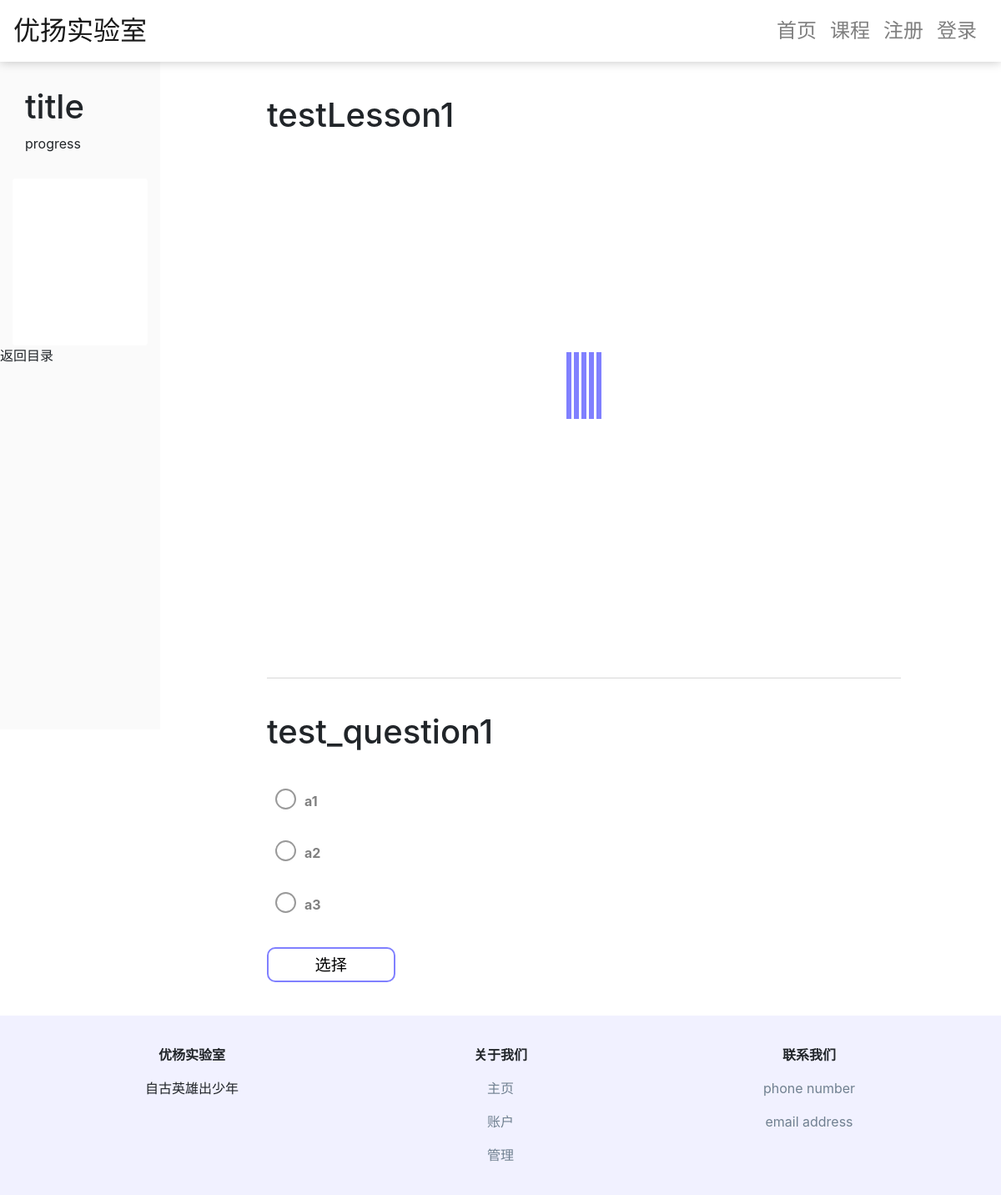
/lesson/1/, run on the app's committed database.
### webapp/models.py (models this page shows, shortened)
class Lesson(models.Model):
    chapter = models.ForeignKey(Chapter, on_delete = models.CASCADE)
    lesson_name = models.CharField(max_length = 200)
    video_url = models.CharField(max_length = 300)
    created_date = models.DateTimeField('Created date')
    def get_next(self):
        chapter_id = self.chapter.id
        next = Lesson.objects.filter(chapter_id=chapter_id,id__gt=self.id).order_by('id').first()
        if next:
            return next
        else:
            return Lesson.objects.all().order_by('id').first()
    def get_chapter_all_lessons(self):
        chapter_id = self.chapter.id
        all_lessons_list = Lesson.objects.filter(chapter_id=chapter_id)
        return all_lessons_list

class ClassQuestion(models.Model):
    lesson = models.ForeignKey(Lesson, on_delete = models.CASCADE, null=True)
    question_text = models.CharField(max_length=200)

class ClassQuestionChoice(models.Model):
    question = models.ForeignKey(ClassQuestion, on_delete = models.CASCADE)
    choice_text = models.CharField(max_length = 200)
    answer = models.BooleanField(default = False)
    order_in_list = models.IntegerField(default=1)

### webapp/views.py (the view)
# urls.py: path('lesson/<int:pk>/',views.detailpage.as_view(), name = 'detailpage'),
class detailpage(generic.DetailView):
    template_name = 'webapp/detailpage.html'
    model = Lesson

### webapp/templates/webapp/detailpage.html (shortened to what this page needs)
{% extends 'navbar.html' %}
{% load static %}
{% block content %}
<link rel="stylesheet" href="{% static "webapp/detailpage.css" %}" type="text/css">
        <div class="row no-gutters">
      <div class="col-md-2 no-gutters sidebar">
        <div class="leftside">
            <h1>title</h1>
                <div class="progressbar">
                    <div>progress</div>
                </div>
          <div class="steps" style="height:;">
          </div>
            <el-button-group>
                <el-button icon="el-icon-s-grid" id="menu">返回目录</el-button>
            </el-button-group>
        </div>
      </div>
      <div class="col-md-10 no-gutters pagecontent">
        <div class="ablock">
            <div class="intro">
            <h1>{{lesson.lesson_name}}</h1>
              <div class="spinner">
                <div class="rect1"></div>
                <div class="rect2"></div>
                <div class="rect3"></div>
                <div class="rect4"></div>
                <div class="rect5"></div>
              </div>
            </div>
        </div>
        <div class="ablock">
        {% for question in lesson.classquestion_set.all %}
          <div class="content">
            <div class="question">
                <h1>{{ question.question_text }}</h1>
            </div>
            <div class="choice">
              <form>
                {% for choice in question.classquestionchoice_set.all %}
                    <div>
                      <label for="choice{{ forloop.counter }}" class="l1"></label>
                      <label for="choice{{ forloop.counter }}" class="l2">{{ choice.choice_text }}</label>
                      <label for="choice{{ forloop.counter }}" class="l3"></label>
                    </div>
                {% endfor %}
                <button id="pick" onclick ='jssubmit()' type="button" > 选择 </button>
                </form>
            </div>
              </div>
            </div>
         {% endfor %}
        </div>
      </div>
{% endblock %}

### webapp/static/webapp/detailpage.css (style rules this page uses)
.leftside { height: 100vh; width:16%; background-color:rgb(250,250,250); position:fixed; top:74px; }
.pagecontent { background-color:white; padding-top:74px; }
.ablock { margin: 0px auto; padding:0px 120px; }
.content, .intro { padding-top:40px; padding-bottom:40px; }
.content { border-top: solid 1px #D8D8D8; }
.ablock h1 { padding-bottom:20px; }
.choice button { font-size:1.2em; border-radius:10px; border:2px solid #8080ff; background-color:white; color:black; padding-top:0.25em; padding-bottom:0.25em; margin-top:20px; width:8em; outline:none; }
.choice div { position: relative; line-height: 30px; padding-left:1em; padding-top:1em; padding-bottom:1em; width:50%; }
.choice .l3 { position: absolute; left: 0; right: 0; top: 0; bottom: 0; border-radius:20px; }
.choice .l2 { position: absolute; left: 45px; font-weight:bold; font-size:1em; color:gray; }
.choice .l1 { position: absolute; left: 10px; width: 25px; height: 25px; border-radius: 50%; border: 2px solid #999; }
.spinner { margin: 100px auto; width: 50px; height: 80px; text-align: center; font-size: 10px; margin-top:240px; margin-bottom:270px; }
.spinner > div { background-color: #8080ff; height: 100%; width: 6px; display: inline-block; -webkit-animation: stretchdelay 1.2s infinite ease-in-out; animation: stretchdelay 1.2s infinite ease-in-out; }
.spinner .rect2 { -webkit-animation-delay: -1.1s; animation-delay: -1.1s; }
.spinner .rect3 { -webkit-animation-delay: -1.0s; animation-delay: -1.0s; }
.spinner .rect4 { -webkit-animation-delay: -0.9s; animation-delay: -0.9s; }
.spinner .rect5 { -webkit-animation-delay: -0.8s; animation-delay: -0.8s; }
label { cursor: pointer; }
.sidebar .steps { margin: 30px 15px 0 15px; padding:15px 20px; background-color: white; border-radius:4px; }
.sidebar h1 { padding-left: 30px; padding-top:30px; }
.sidebar .progressbar { width:250px; position:relative; left:30px; }

### data on the page
Lesson: lesson_name "testLesson1"
ClassQuestion: question_text "test_question1"
ClassQuestionChoice: choice_text "a1"
ClassQuestionChoice: choice_text "a2"
ClassQuestionChoice: choice_text "a3"
